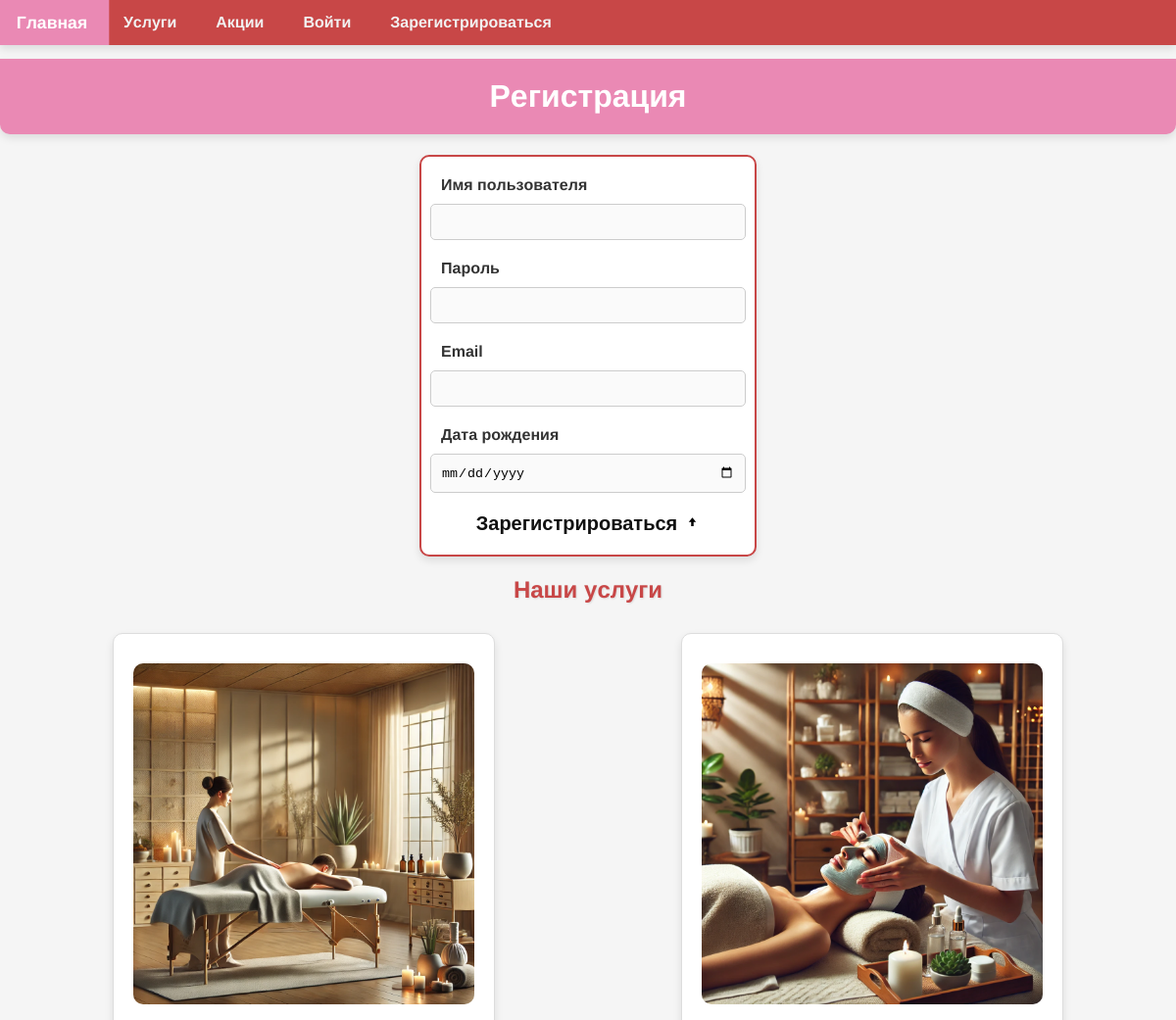
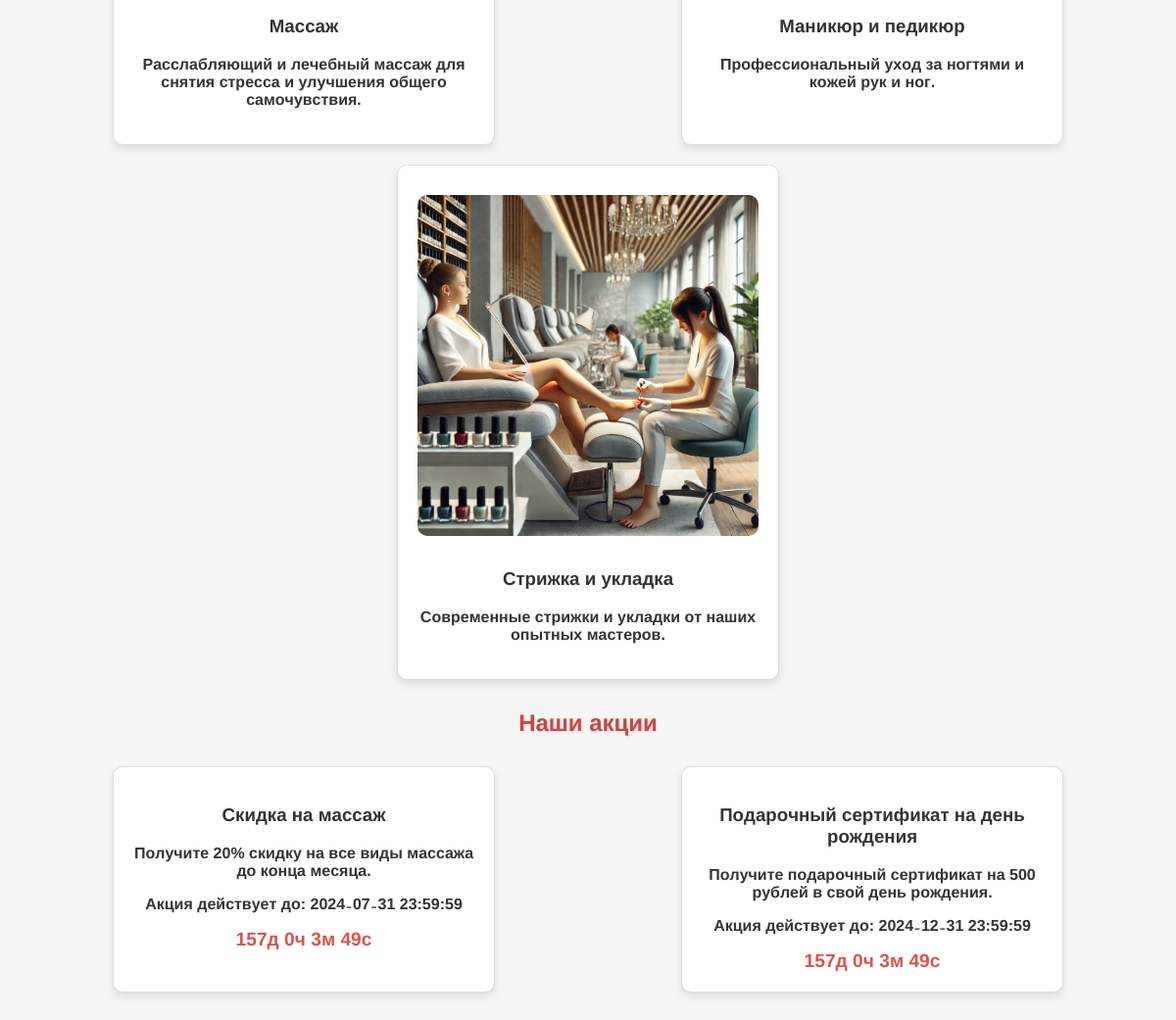
/register.php, run on the app's committed database (2 pictures, top to bottom).
### tables this page shows
CREATE TABLE IF NOT EXISTS `promotions` (
  `id` int NOT NULL AUTO_INCREMENT,
  `title` varchar(100) NOT NULL,
  `description` text,
  `start_date` datetime DEFAULT NULL,
  `end_date` datetime DEFAULT NULL,
  `created_at` timestamp NULL DEFAULT CURRENT_TIMESTAMP,
  PRIMARY KEY (`id`)
);

### auth.php (called while the page is built, shortened)
<?php
function is_logged_in() {
    return isset($_SESSION['user_id']);
}
?>

### register.php (the view, shortened to what this page needs)
<?php
require 'auth.php';
require 'db.php';
$services = [
    ["image" => "reg.jpg", "title" => "Массаж", "description" => "Расслабляющий и лечебный массаж для снятия стресса и улучшения общего самочувствия."],
    ["image" => "reg1.jpg", "title" => "Маникюр и педикюр", "description" => "Профессиональный уход за ногтями и кожей рук и ног."],
    ["image" => "reg2.jpg", "title" => "Стрижка и укладка", "description" => "Современные стрижки и укладки от наших опытных мастеров."]
];
$promotions = $conn->query("SELECT * FROM promotions WHERE NOW() BETWEEN start_date AND end_date");
?>
<!DOCTYPE html>
<html>
<head>
    <link rel="stylesheet" type="text/css" href="style.css">
</head>
<body>
    <div class="navbar">
        <a href="index.php">Главная</a>
        <a href="services.php">Услуги</a>
        <a href="promotions.php">Акции</a>
        <?php if (is_logged_in()): ?>
            <a href="logout.php">Выйти (<?php echo $_SESSION['username']; ?>)</a>
        <?php else: ?>
            <a href="login.php">Войти</a>
            <a href="register.php">Зарегистрироваться</a>
        <?php endif; ?>
    </div>
    <h1>Регистрация</h1>
    <form method="post" action="">
        <label for="username">Имя пользователя</label>
        <input type="text" id="username" name="username" required>
        <label for="password">Пароль</label>
        <input type="password" id="password" name="password" required>
        <label for="email">Email</label>
        <input type="email" id="email" name="email" required>
        <label for="birth_date">Дата рождения</label>
        <input type="date" id="birth_date" name="birth_date">
        <button type="submit">
            <p>Зарегистрироваться</p>
            <svg viewBox="0 0 24 24">
                <path d="M12 2L6 9h4v7h4V9h4l-6-7z"/>
            </svg>
        </button>
    </form>
    <h2>Наши услуги</h2>
    <div class="services">
        <?php foreach ($services as $service): ?>
            <div class="service">
                <img src="images/<?php echo $service['image']; ?>" alt="<?php echo $service['title']; ?>">
                <h3><?php echo $service['title']; ?></h3>
                <p><?php echo $service['description']; ?></p>
            </div>
        <?php endforeach; ?>
    </div>
    <h2>Наши акции</h2>
    <div class="promotions">
        <?php while ($promo = $promotions->fetch_assoc()): ?>
            <div class="promotion">
                <h3><?php echo $promo['title']; ?></h3>
                <p><?php echo $promo['description']; ?></p>
                <p>Акция действует до: <?php echo $promo['end_date']; ?></p>
                <div id="timer_<?php echo $promo['id']; ?>" class="timer"></div>
            </div>
        <?php endwhile; ?>
    </div>
</body>
</html>

### style.css (style rules this page uses)
body { font-family: 'BB', Arial, sans-serif; background-color: #f5f5f5; color: #333; margin: 0; padding: 0; text-align: center; transition: background-color 0.5s; }
.navbar { overflow: hidden; background-color: #c84747; position: fixed; width: 100%; top: 0; z-index: 1000; box-shadow: 0 4px 8px rgba(0, 0, 0, 0.1); }
.navbar a { float: left; display: block; color: #f2f2f2; text-align: center; padding: 14px 20px; text-decoration: none; transition: background-color 0.3s, transform 0.3s; }
h1 { background-color: #ea89b4; color: white; padding: 20px; margin-top: 60px; border-radius: 0 0 10px 10px; box-shadow: 0 4px 8px rgba(0, 0, 0, 0.1); transition: background-color 0.3s, transform 0.3s; }
h2 { color: #c84747; margin: 20px 0; text-shadow: 1px 1px 2px rgba(0, 0, 0, 0.1); transition: color 0.3s, transform 0.3s; }
form { margin: 20px auto; padding: 20px; border: 2px solid #c84747; background-color: #fff; width: 300px; max-width: 100%; border-radius: 10px; box-shadow: 0 4px 8px rgba(0, 0, 0, 0.1); display: flex; flex-direction: column; align-items: center; transform-style: preserve-3d; transition: transform 0.3s, box-shadow 0.3s; }
label { display: block; margin-bottom: 10px; font-weight: bold; text-align: left; width: 100%; color: #333; }
input { width: 100%; padding: 10px; margin-bottom: 20px; border: 1px solid #ccc; border-radius: 5px; background-color: #fafafa; transition: border-color 0.3s, box-shadow 0.3s; }
button { padding: 0; margin: 0; border: none; background: none; cursor: pointer; }
button { --primary-color: #111; --hovered-color: #c84747; position: relative; display: flex; font-weight: 600; font-size: 20px; gap: 0.5rem; align-items: center; }
button p { margin: 0; position: relative; font-size: 20px; color: var(--primary-color); }
button::after { position: absolute; content: ""; width: 0; left: 0; bottom: -7px; background: var(--hovered-color); height: 2px; transition: 0.3s ease-out; }
button p::before { position: absolute; content: "Зарегистрироваться"; width: 0%; inset: 0; color: var(--hovered-color); overflow: hidden; transition: 0.3s ease-out; }
button svg { color: var(--primary-color); transition: 0.2s; position: relative; width: 15px; transition-delay: 0.2s; }
img { width: 100%; height: auto; margin: 10px 0; border-radius: 10px; transition: transform 0.3s, box-shadow 0.3s; }
.services, .promotions { display: flex; justify-content: space-around; flex-wrap: wrap; margin: 20px 0; padding: 0 20px; }
.service, .promotion { border: 1px solid #ddd; padding: 20px; background-color: #fff; margin: 10px; width: 30%; border-radius: 10px; box-shadow: 0 4px 8px rgba(0, 0, 0, 0.1); transition: transform 0.3s, box-shadow 0.3s; transform-style: preserve-3d; }
.timer { font-weight: bold; color: #d9534f; font-size: 1.2em; }

### data on the page
promotions: title "Скидка на массаж", description "Получите 20% скидку на все виды массажа до конца месяца.", end_date "2024-07-31 23:59:59"
promotions: title "Подарочный сертификат на день рождения", description "Получите подарочный сертификат на 500 рублей в свой день рождения.", end_date "2024-12-31 23:59:59"

### other printed values
$service['title'] "Массаж"
$service['description'] "Расслабляющий и лечебный массаж для снятия стресса и улучшения общего самочувствия."
$service['title'] "Маникюр и педикюр"
$service['description'] "Профессиональный уход за ногтями и кожей рук и ног."
$service['title'] "Стрижка и укладка"
$service['description'] "Современные стрижки и укладки от наших опытных мастеров."
